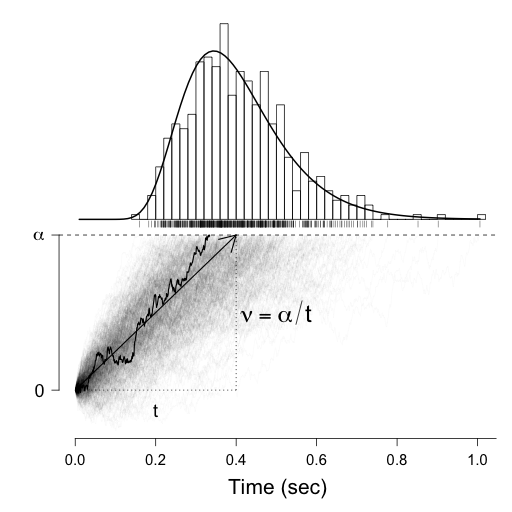

Reproduce this figure in R.
dwald <- function(x, alpha, nu, log = FALSE) {
  
  lpdf <- log(alpha) - 1.0/2.0 * log(2*pi) - 3.0/2.0*log(x) - (alpha - nu*x)^2/(2*x)
  
  if(log) return(lpdf) else return(exp(lpdf))
}

simulatePath <- function(alpha, nu, freq = 1000){
  evid <- 0
  counter <- 1
  while(evid[counter] < alpha){
    evid <- c(evid, evid[counter] + rnorm(1, nu/freq, sqrt(1/freq)))
    counter <- counter + 1
  }
  evid[counter] <- alpha
  
  return(evid)
}

alpha <- 2
nu <- 5
freq <- 1000
set.seed(2020)
paths <- replicate(500, simulatePath(alpha, nu, freq), simplify = FALSE)
y <- lengths(paths)/freq
tmax <- max(lengths(paths))/freq
ymin <- min(sapply(paths, min))

png(filename = here::here("figures", "wald_distribution.png"), width = 512, height = 512)
par(mfrow = c(2, 1),
    oma = c(5,4,1,1) + 0.1,
    mar = c(0,0,0,0))

hist(y, breaks = 50, freq = FALSE, axes = FALSE, xlab = "", ylab = "", xlim = c(0, tmax), main = "")
rug(y)
curve(dwald(x = x, alpha, nu), from = 0, to = tmax, add = TRUE, lwd = 2)
plot(0, xlim = c(0, tmax), type = "n", ylim = c(ymin, alpha), bty = "n", axes = FALSE, xlab = "", ylab = "")
lapply(paths, function(path) lines(1:length(path)/freq, path, col = adjustcolor("black", alpha = 0.025)))

lines(1:length(paths[[2]])/freq, paths[[2]], lwd = 1.5)
arrows(x0=0, y0=0, x1=alpha/nu, y1 = alpha, lwd = 1.5)
segments(0, 0, alpha/nu, 0, lty = 3)
segments(alpha/nu, 0, alpha/nu, alpha, lty = 3)
text(alpha/nu + 0.1, alpha / 2, expression(nu == alpha/t), cex = 2)
text(alpha/(2*nu), ymin/2, "t", cex = 1.5)
abline(h = alpha, lty = 2)
axis(2, at = c(0, alpha), labels = c(0, expression(alpha)), las = 1, cex.axis = 1.5)
axis(1, at = pretty(c(0, tmax)), cex.axis = 1.25)
mtext("Time (sec)", side = 1, line = 3, cex = 1.75)
dev.off()
